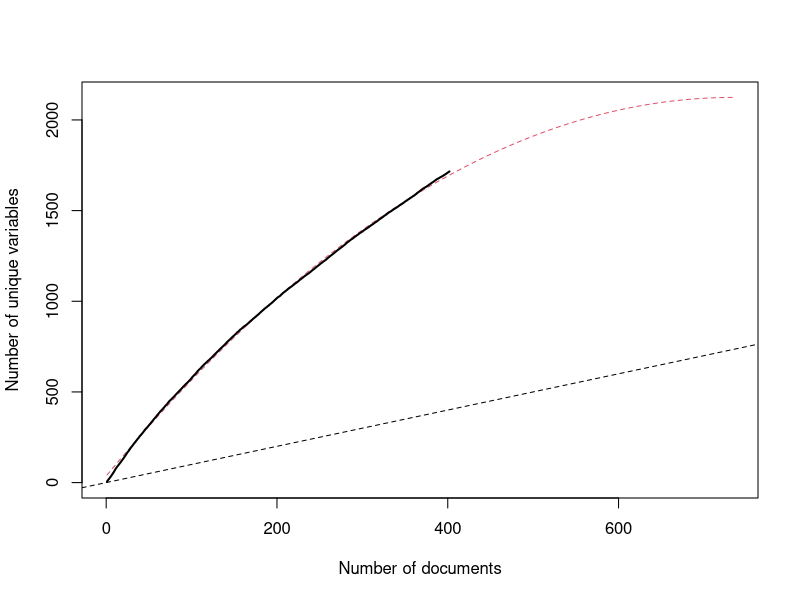

Write R code to recreate this figure.
library(mgcv)

try(setwd("~/Documents/Bristol/CHIELD/CHIELD_Online/processing/"))

d = read.csv("../data/db/CausalLinks.csv",stringsAsFactors = F)
dv1 = d[,c("Var1","bibref")]
dv2 = d[,c("Var2","bibref")]
names(dv2) = c("Var1",'bibref')
d = rbind(dv1,dv2)

cumUniqueVariables.mean = rep(0,length(unique(d$bibref)))
numSamples = 100
getCumUniqueVariables = function(){
  docs = sample(unique(d$bibref))
  d$bibref = factor(d$bibref,levels=docs)
  d = d[order(d$bibref),]
  # Cumulative unique variables
  cumUniqueVariables = 
    sapply(docs,function(doc){
    length(unique(d[1:max(which(d$bibref==doc)),]$Var1))
  })
  return(cumUniqueVariables)
}

cumUniqueVariables.mean = replicate(numSamples,getCumUniqueVariables())
cumUniqueVariables.mean = rowSums(cumUniqueVariables.mean)/numSamples

res = data.frame(
  cumUniqueVariables.mean = cumUniqueVariables.mean,
  numDocuments = 1:length(cumUniqueVariables.mean)
)

m0 = lm(cumUniqueVariables.mean~
          numDocuments+
          I(numDocuments^2),
        data = res)
summary(m0)

newdata = data.frame(
  numDocuments = 1:1000
)

predictedCurve = predict(m0,
    newdata = data.frame(numDocuments = 1:3000))
dx = abs(diff(predictedCurve))
plateau = which(dx==min(dx))

newdata = data.frame(
  numDocuments = seq(1,plateau,length.out=100)
)

predictedCurve = predict(m0,newdata = newdata)

plot(newdata$numDocuments,
     predictedCurve,
     xlab="Number of documents",
     ylab="Number of unique variables",
     type = 'l',
     xlim=range(newdata$numDocuments),
     ylim=c(0,max(predictedCurve)),
     lty=2,col=2)
abline(0,1,lty=2)

points(1:length(cumUniqueVariables.mean),
       cumUniqueVariables.mean,
     xlab="Number of documents",
     ylab="Number of unique variables",
     type = 'l',lty=1,col=1,lwd=2)
